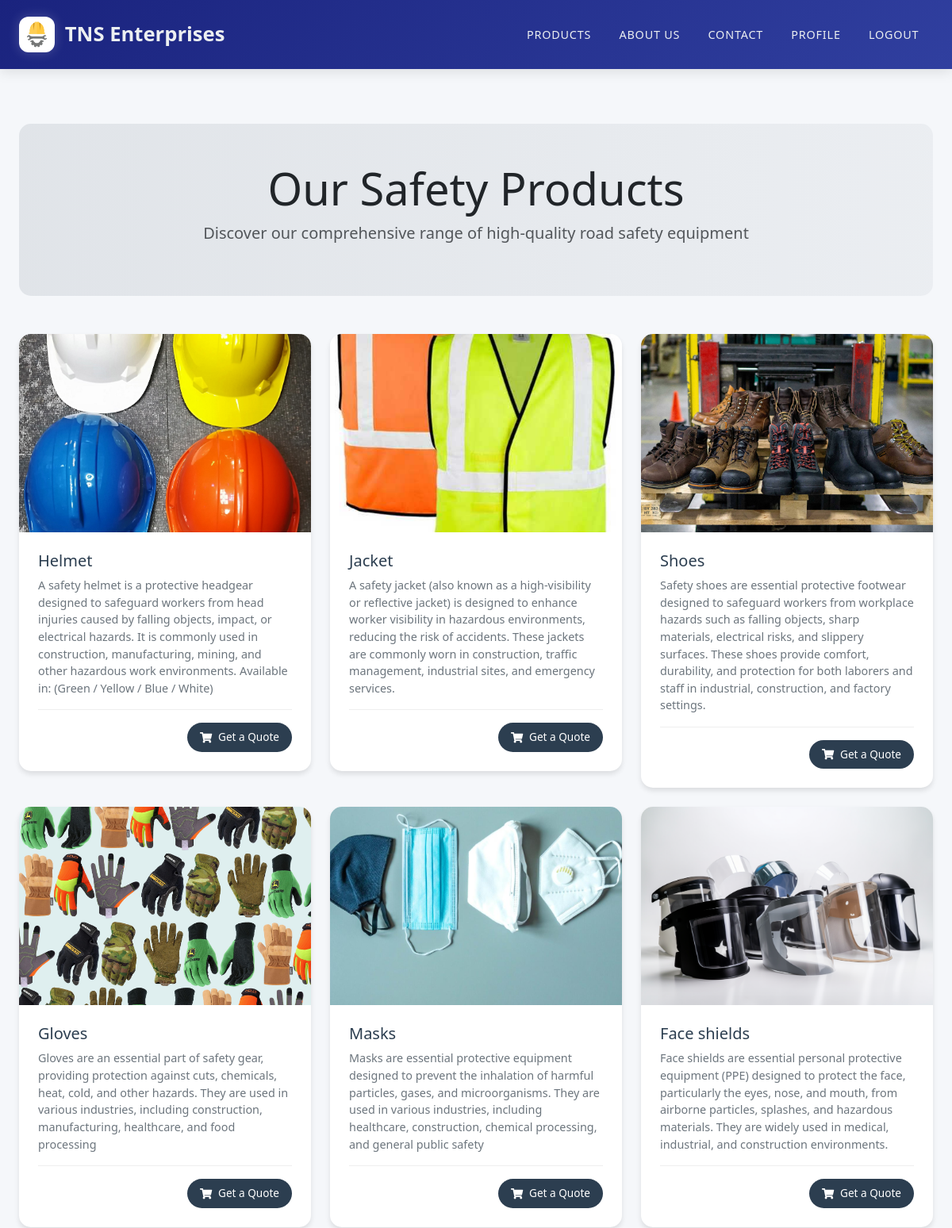
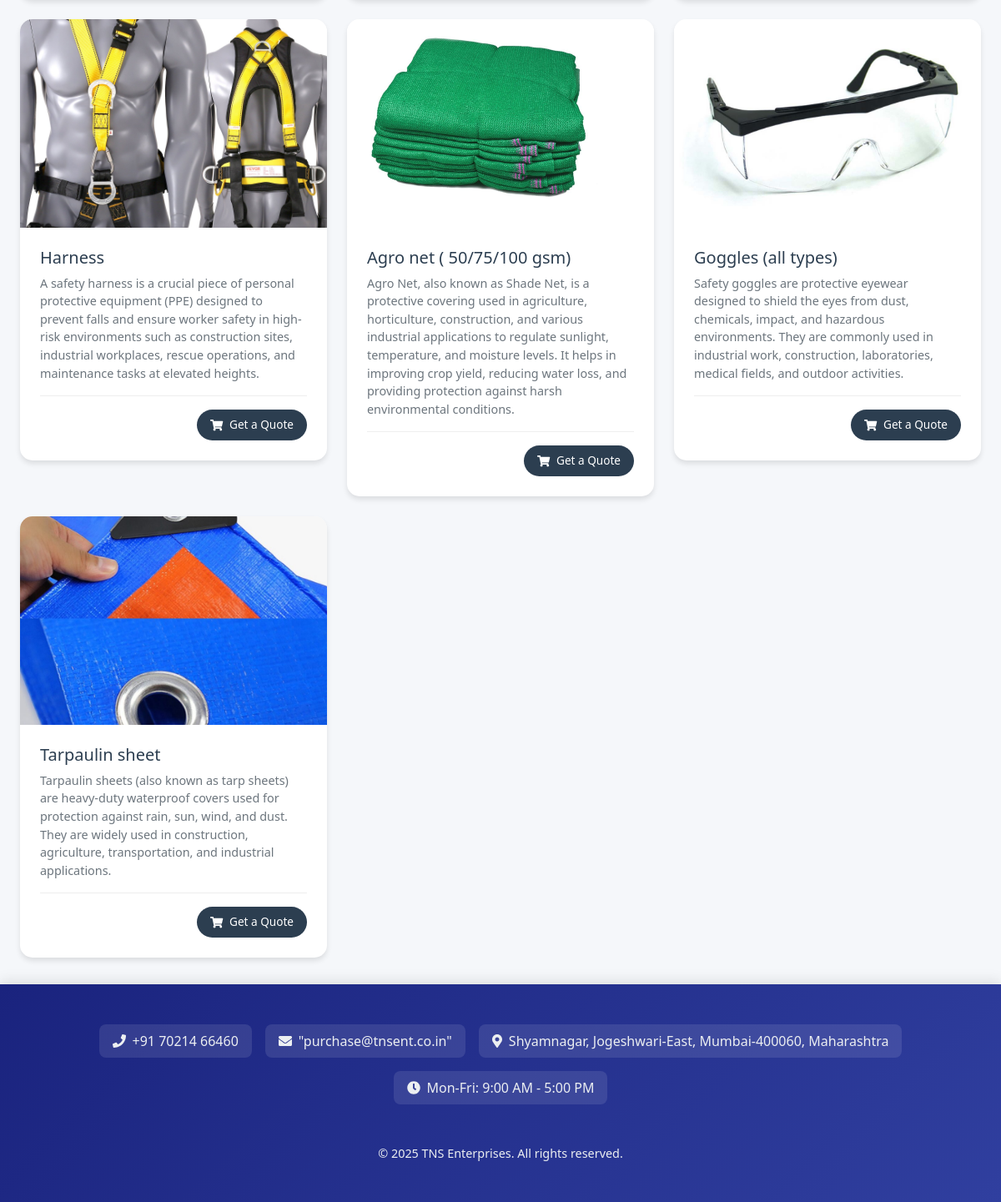
/products/products/ (signed in), run on the app's committed database (2 pictures, top to bottom).
### products/models.py (models this page shows, shortened)
class Product(models.Model):  # Class name should be capitalized as per Django convention
    profile_picture = models.ImageField(upload_to='media/products', blank=True, null=True)
    name = models.CharField(max_length=100)
    description = models.TextField()  # Increased max_length for better descriptions

### products/views.py (the view)
# urls.py: path('products/', products, name='products'),
@login_required
def products(request):
    all_products = Product.objects.all()  # Fetch all products from the database
    return render(request, 'products/products.html', {'products': all_products})

### products/templates/products/products.html (shortened to what this page needs)
{% extends 'base.html' %}
{% load static %}
{% block content %}
<div class="products-header text-center mb-5">
    <h1 class="display-4">Our Safety Products</h1>
    <p class="lead text-muted">Discover our comprehensive range of high-quality road safety equipment</p>
</div>
<div class="row g-4">
    {% for product in products %}
    <div class="col-sm-6 col-lg-4 product-item">
        <div class="product-card">
            <div class="product-image">
                {% if product.profile_picture %}
                    <img src="{{ product.profile_picture.url }}" alt="{{ product.name }}" class="img-fluid">
                {% else %}
                    <img src="{% static 'media/product.jpg' %}" alt="No image available" class="img-fluid">
                {% endif %}
            </div>
            <div class="product-info">
                <h3 class="product-title">{{ product.name }}</h3>
                <p class="product-description">{{ product.description }}</p>
                <div class="product-footer">
                    <a href="{% url 'contact' %}" class="btn btn-primary order-btn">
                        <i class="fas fa-shopping-cart"></i> Get a Quote
                    </a>
                </div>
            </div>
        </div>
    </div>
    {% endfor %}
</div>
{% endblock %}

### templates/base.html (shortened to what this page needs)
{% load static  %}
<!DOCTYPE html>
<html lang="en">
<head>
    <link rel="stylesheet" href="https://cdn.jsdelivr.net/npm/bootstrap@5.3.0/dist/css/bootstrap.min.css">
    <link rel="stylesheet" href="https://cdnjs.cloudflare.com/ajax/libs/animate.css/4.1.1/animate.min.css">
</head>
<body>
    <nav class="navbar navbar-expand-lg navbar-dark fixed-top">
        <div class="container">
            <a class="navbar-brand animate__animated animate__fadeIn" href="{% url 'index' %}">
                <img src="{% static 'images/logo1.jpg' %}" alt="Logo" width="45" height="45">
                <span>TNS Enterprises</span>
            </a>
            <div class="collapse navbar-collapse" id="navbarNav">
                <ul class="navbar-nav ms-auto">
                    <li class="nav-item">
                        <a class="nav-link animate__animated animate__fadeIn" href="{% url 'products' %}">Products</a>
                    </li>
                    <li class="nav-item">
                        <a class="nav-link animate__animated animate__fadeIn" href="{% url 'about' %}">About Us</a>
                    </li>
                    <li class="nav-item">
                        <a class="nav-link animate__animated animate__fadeIn" href="{% url 'contact' %}">Contact</a>
                    </li>
                    {% if user.is_authenticated %}
                        {% if not user.is_staff %}
                            <li class="nav-item">
                                <a class="nav-link animate__animated animate__fadeIn" href="{% url 'profile' %}">Profile</a>
                            </li>
                        {% endif %}
                        <li class="nav-item">
                            <a class="nav-link animate__animated animate__fadeIn" href="{% url 'logout' %}">Logout</a>
                        </li>
                    {% endif %}
                </ul>
            </div>
        </div>
    </nav>
    <div class="content-wrapper">
        <div class="container mt-5">
            {% block content %}
            {% endblock %}
        </div>
    </div>
    <footer>
        <div class="container">
            <div class="footer-content">
                <div class="contact-info">
                    <a href="{% url 'contact' %}#phone" class="contact-item">
                        <i class="fas fa-phone"></i>
                        <span>+91 70214 66460</span>
                    </a>
                    <a href="mailto:purchase@tnsent.co.in" class="contact-item">
                        <i class="fas fa-envelope"></i>
                        <span>"purchase@tnsent.co.in"</span>
                    </a>
                    <a href="https://www.google.com/maps?q=Kaluram+Dubey+Chawl,+Shyamnagar,+Jogeshwari-East,+Mumbai-400060,+Maharashtra" target="_blank" class="contact-item">
                        <i class="fas fa-map-marker-alt"></i>
                        <span> Shyamnagar, Jogeshwari-East, Mumbai-400060, Maharashtra</span>
                    </a>
                    <a href="{% url 'contact' %}#hours" class="contact-item">
                        <i class="fas fa-clock"></i>
                        <span>Mon-Fri: 9:00 AM - 5:00 PM</span>
                    </a>
                </div>
                <p class="copyright mb-0">&copy; 2025 TNS Enterprises. All rights reserved.</p>
            </div>
        </div>
    </footer>
</body>
</html>

### templates/base.html (style rules this page uses)
:root { --primary-color: #1a237e; --secondary-color: #303f9f; --accent-color: #4fc3f7; --text-light: #eceff1; --hover-color: #5c6bc0; }
body { font-family: 'Segoe UI', system-ui, sans-serif; background-color: #f5f7fa; }
.navbar { background: linear-gradient(135deg, var(--primary-color), var(--secondary-color)); padding: 1rem 0; box-shadow: 0 4px 15px rgba(0,0,0,0.1); }
.navbar-brand { font-size: 1.6rem; font-weight: 700; display: flex; align-items: center; gap: 0.8rem; color: var(--text-light) !important; }
.navbar-brand img { border-radius: 12px; box-shadow: 0 0 15px rgba(255,255,255,0.2); transition: all 0.4s ease; }
.nav-link { font-weight: 500; text-transform: uppercase; font-size: 0.9rem; letter-spacing: 0.8px; margin: 0 0.6rem; padding: 0.6rem 1.2rem; border-radius: 6px; transition: all 0.4s ease; color: var(--text-light) !important; position: relative; overflow: hidden; }
.nav-link::after { content: ''; position: absolute; bottom: 0; left: 50%; width: 0; height: 2px; background-color: var(--accent-color); transition: all 0.4s ease; transform: translateX(-50%); }
.container { max-width: 1300px; padding: 0 1.5rem; }
.content-wrapper { min-height: calc(100vh - 180px); padding: 2rem 0; margin-top: 76px; }
footer { background: linear-gradient(135deg, var(--primary-color), var(--secondary-color)); padding: 3rem 0; margin-top: auto; box-shadow: 0 -4px 15px rgba(0,0,0,0.1); }
.footer-content { display: flex; flex-direction: column; align-items: center; gap: 1.5rem; }
.contact-info { display: flex; gap: 2.5rem; margin-bottom: 1.5rem; flex-wrap: wrap; justify-content: center; }
.contact-item { color: var(--text-light); display: flex; align-items: center; gap: 0.5rem; padding: 0.5rem 1rem; background: rgba(255,255,255,0.1); border-radius: 8px; transition: all 0.4s ease; }
.copyright { color: var(--text-light); font-size: 0.9rem; text-align: center; }
.contact-item { color: var(--text-light); display: flex; align-items: center; gap: 0.5rem; padding: 0.5rem 1rem; background: rgba(255,255,255,0.1); border-radius: 8px; transition: all 0.4s ease; text-decoration: none; cursor: pointer; }
.contact-info { display: flex; flex-wrap: wrap; gap: 1rem; justify-content: center; text-align: center; }

### products/templates/products/products.html (style rules this page uses)
.products-header { padding: 3rem 0; background: linear-gradient(to right, rgba(44, 62, 80, 0.1), rgba(44, 62, 80, 0.05)); border-radius: 15px; margin-bottom: 2rem; }
.product-card { background: white; border-radius: 15px; overflow: hidden; box-shadow: 0 4px 6px rgba(0,0,0,0.1); transition: transform 0.3s ease, box-shadow 0.3s ease; }
.product-image { height: 250px; overflow: hidden; }
.product-image img { width: 100%; height: 100%; object-fit: cover; }
.product-info { padding: 1.5rem; }
.product-title { font-size: 1.25rem; margin-bottom: 0.5rem; color: #2C3E50; }
.product-description { color: #6c757d; font-size: 0.9rem; margin-bottom: 1rem; }
.product-footer { display: flex; justify-content: flex-end; padding-top: 1rem; border-top: 1px solid #eee; }
.order-btn { padding: 0.5rem 1rem; border-radius: 20px; font-size: 0.85rem; display: flex; align-items: center; gap: 0.5rem; background-color: #2C3E50; border: none; transition: all 0.3s ease; }

### data on the page
Product: profile_picture (picture), name "Helmet", description "A safety helmet is a protective headgear designed to safeguard workers from head injuries caused by falling objects, impact, or electrical hazards. It is commonly used in construction, manufacturing, mining, and other hazardous work environments. Available in: (Green / Yellow / Blue / White)"
Product: profile_picture (picture), name "Jacket", description "A safety jacket (also known as a high-visibility or reflective jacket) is designed to enhance worker visibility in hazardous environments, reducing the risk of accidents. These jackets are commonly worn in construction, traffic management, industrial sites, and emergency services."
Product: profile_picture (picture), name "Shoes", description "Safety shoes are essential protective footwear designed to safeguard workers from workplace hazards such as falling objects, sharp materials, electrical risks, and slippery surfaces. These shoes provide comfort, durability, and protection for both laborers and staff in industrial, construction, and factory settings."
Product: profile_picture (picture), name "Gloves", description "Gloves are an essential part of safety gear, providing protection against cuts, chemicals, heat, cold, and other hazards. They are used in various industries, including construction, manufacturing, healthcare, and food processing"
Product: profile_picture (picture), name "Masks", description "Masks are essential protective equipment designed to prevent the inhalation of harmful particles, gases, and microorganisms. They are used in various industries, including healthcare, construction, chemical processing, and general public safety"
Product: profile_picture (picture), name "Face shields", description "Face shields are essential personal protective equipment (PPE) designed to protect the face, particularly the eyes, nose, and mouth, from airborne particles, splashes, and hazardous materials. They are widely used in medical, industrial, and construction environments."
Product: profile_picture (picture), name "Harness", description "A safety harness is a crucial piece of personal protective equipment (PPE) designed to prevent falls and ensure worker safety in high-risk environments such as construction sites, industrial workplaces, rescue operations, and maintenance tasks at elevated heights."
Product: profile_picture (picture), name "Agro net ( 50/75/100 gsm)", description "Agro Net, also known as Shade Net, is a protective covering used in agriculture, horticulture, construction, and various industrial applications to regulate sunlight, temperature, and moisture levels. It helps in improving crop yield, reducing water loss, and providing protection against harsh environmental conditions."
Product: profile_picture (picture), name "Goggles (all types)", description "Safety goggles are protective eyewear designed to shield the eyes from dust, chemicals, impact, and hazardous environments. They are commonly used in industrial work, construction, laboratories, medical fields, and outdoor activities."
Product: profile_picture (picture), name "Tarpaulin sheet", description "Tarpaulin sheets (also known as tarp sheets) are heavy-duty waterproof covers used for protection against rain, sun, wind, and dust. They are widely used in construction, agriculture, transportation, and industrial applications."
